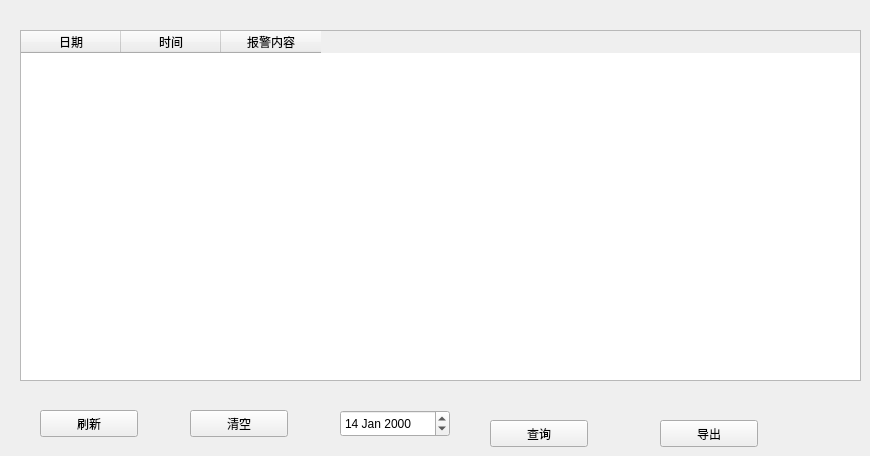
   <widget class="QWidget" name="page_6">
    <widget class="QTableWidget" name="tableWidget_3">
     <property name="geometry">
      <rect>
       <x>20</x>
       <y>30</y>
       <width>841</width>
       <height>351</height>
      </rect>
     </property>
     <column>
      <property name="text">
       <string>日期</string>
      </property>
     </column>
     <column>
      <property name="text">
       <string>时间</string>
      </property>
     </column>
     <column>
      <property name="text">
       <string>报警内容</string>
      </property>
     </column>
    </widget>
    <widget class="QPushButton" name="pushButton_30">
     <property name="geometry">
      <rect>
       <x>40</x>
       <y>410</y>
       <width>98</width>
       <height>27</height>
      </rect>
     </property>
     <property name="text">
      <string>刷新</string>
     </property>
    </widget>
    <widget class="QPushButton" name="pushButton_31">
     <property name="geometry">
      <rect>
       <x>190</x>
       <y>410</y>
       <width>98</width>
       <height>27</height>
      </rect>
     </property>
     <property name="text">
      <string>清空</string>
     </property>
    </widget>
    <widget class="QPushButton" name="pushButton_32">
     <property name="geometry">
      <rect>
       <x>490</x>
       <y>420</y>
       <width>98</width>
       <height>27</height>
      </rect>
     </property>
     <property name="text">
      <string>查询</string>
     </property>
    </widget>
    <widget class="QDateEdit" name="dateEdit_3">
     <property name="geometry">
      <rect>
       <x>340</x>
       <y>410</y>
       <width>110</width>
       <height>27</height>
      </rect>
     </property>
     <property name="date">
      <date>
       <year>2000</year>
       <month>1</month>
       <day>14</day>
      </date>
     </property>
    </widget>
    <widget class="QPushButton" name="pushButton_33">
     <property name="geometry">
      <rect>
       <x>660</x>
       <y>420</y>
       <width>98</width>
       <height>27</height>
      </rect>
     </property>
     <property name="text">
      <string>导出</string>
     </property>
    </widget>
   </widget>
